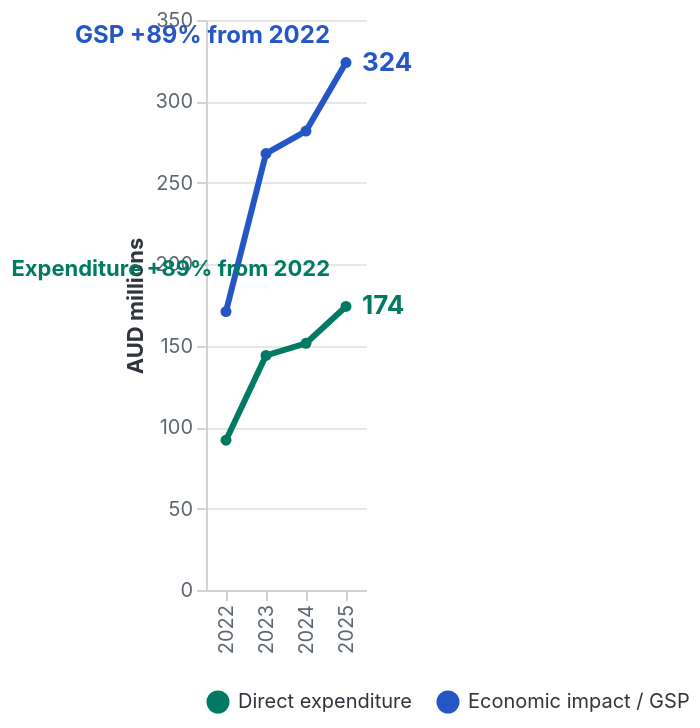

Vega-Lite specification stored for this chart:
### Vega-Lite specification from a JSON file in a GitHub repository (floating-point values rounded to 4 significant figures)
{"$schema": "https://vega.github.io/schema/vega-lite/v5.json", "width": "container", "height": 285, "config": {"view": {"stroke": null}, "axis": {"labelColor": "#5d6670", "titleColor": "#30353b", "gridColor": "#e6e8e3", "domainColor": "#cfd4ce", "tickColor": "#cfd4ce"}, "legend": {"labelColor": "#30353b", "titleColor": "#30353b", "orient": "bottom"}, "font": "Inter"}, "data": {"values": [{"year": 2022, "metric": "Direct expenditure", "value_m": 92.0}, {"year": 2023, "metric": "Direct expenditure", "value_m": 144.0}, {"year": 2024, "metric": "Direct expenditure", "value_m": 151.5}, {"year": 2025, "metric": "Direct expenditure", "value_m": 174.1}, {"year": 2022, "metric": "Economic impact / GSP", "value_m": 171.0}, {"year": 2023, "metric": "Economic impact / GSP", "value_m": 268.0}, {"year": 2024, "metric": "Economic impact / GSP", "value_m": 281.8}, {"year": 2025, "metric": "Economic impact / GSP", "value_m": 323.9}]}, "layer": [{"mark": {"type": "line", "point": {"filled": true}, "strokeWidth": 3}, "encoding": {"x": {"field": "year", "type": "ordinal", "axis": {"title": null}}, "y": {"field": "value_m", "type": "quantitative", "axis": {"title": "AUD millions"}}, "color": {"field": "metric", "type": "nominal", "scale": {"domain": ["Direct expenditure", "Economic impact / GSP"], "range": ["#007a63", "#2457c5"]}, "legend": {"title": null}}, "tooltip": [{"field": "year"}, {"field": "metric"}, {"field": "value_m", "title": "AUD millions"}]}}, {"transform": [{"filter": "datum.year === 2025 && datum.metric === 'Economic impact / GSP'"}], "mark": {"type": "text", "align": "right", "dx": -8, "dy": -14, "fontSize": 12, "fontWeight": "bold", "fontFamily": "Titillium Web", "color": "#2457c5"}, "encoding": {"x": {"field": "year", "type": "ordinal"}, "y": {"field": "value_m", "type": "quantitative"}, "text": {"value": "GSP +89% from 2022"}}}, {"transform": [{"filter": "datum.year === 2025"}], "mark": {"type": "text", "align": "left", "dx": 8, "fontWeight": "bold", "fontFamily": "Titillium Web", "fontSize": 13}, "encoding": {"x": {"field": "year", "type": "ordinal"}, "y": {"field": "value_m", "type": "quantitative"}, "text": {"field": "value_m", "format": ".0f"}, "color": {"field": "metric", "type": "nominal", "scale": {"domain": ["Direct expenditure", "Economic impact / GSP"], "range": ["#007a63", "#2457c5"]}, "legend": null}}}, {"transform": [{"filter": "datum.year === 2025 && datum.metric === 'Direct expenditure'"}], "mark": {"type": "text", "align": "right", "dx": -8, "dy": -18, "fontSize": 11, "fontWeight": "bold", "fontFamily": "Titillium Web", "color": "#007a63"}, "encoding": {"x": {"field": "year", "type": "ordinal"}, "y": {"field": "value_m", "type": "quantitative"}, "text": {"value": "Expenditure +89% from 2022"}}}]}
